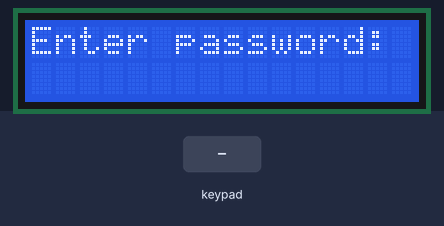
A program run on a simulated Raspberry Pi (BCM pin numbers). Parts: 16×2 character LCD. The inputs (shaded band) are chosen by the test bench. What the program prints to the terminal is not drawn.

Above: at 3.4 s.
3.5 s: keypad keys 1 9 8 4 pressed 0.4 s apart
At 5.6 s:
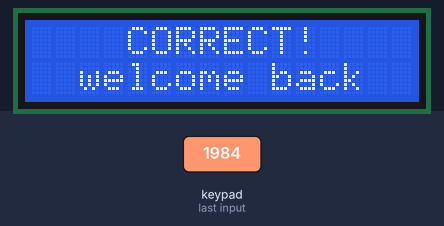
6.6 s: keypad keys 1 9 8 4 # pressed 0.4 s apart
At 8.9 s:
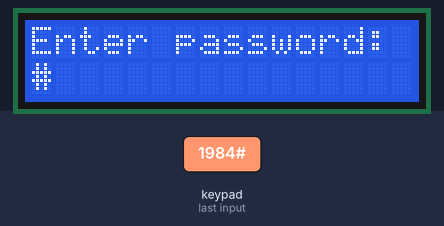
10.1 s: key 'A' pressed
At 11.4 s:
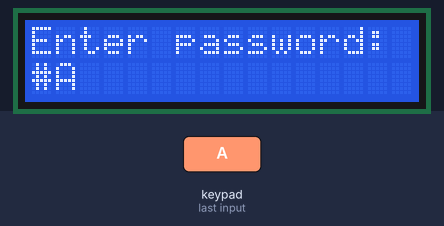
11.7 s: key 'B' pressed
At 12.8 s:
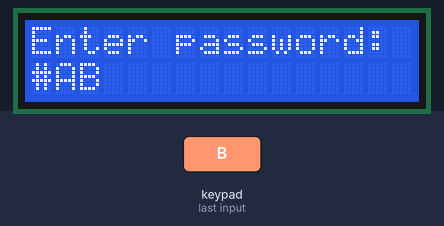
13.3 s: keypad keys 1 9 8 4 * pressed 0.4 s apart
At 14.1 s:
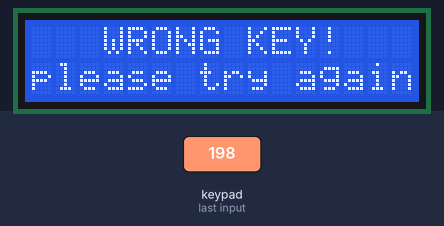
17.4 s: key 'C' pressed
At 18.9 s:
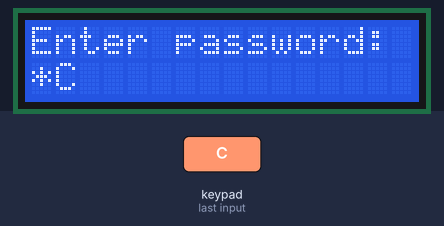
Timing chart, 0 to 20.0 s (numbered marks = the images above; inputs shaded):
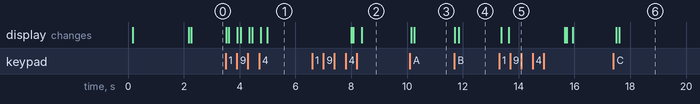

Measured:
- after the input at 3.5 s, the display: first changes at once (image 1 shows a later state)
- after the input at 6.6 s, the display: first differs from a run without the input after 1.8 s (image 2)
- after the input at 10.1 s, the display: first changes after 0.05 s (image 3 shows a later state)
- after the input at 11.7 s, the display: first changes at once (image 4 shows a later state)
- after the input at 13.3 s, the display: first changes after 0.09 s (image 5 shows a later state)
- after the input at 17.4 s, the display: first changes after 0.10 s (image 6 shows a later state)

The program:

3.1.6_PasswordLock.py
```python
#!/usr/bin/env python3
"""
Password Lock System
4x4 Keypad + LCD1602 Display

This program creates a password lock system using a 4x4 matrix keypad
for input and an LCD1602 display for user interface.
"""

import time
import signal
import sys
try:
    import smbus
    import RPi.GPIO as GPIO
except ImportError:
    print("❌ Required libraries not found!")
    print("Please install: sudo apt-get install python3-smbus python3-rpi.gpio")
    sys.exit(1)

# --- Hardware Configuration ---
LCD_ADDR = 0x27
LCD_BACKLIGHT = 0x08
PASSWORD_LENGTH = 4

# --- Pin Configuration ---
ROW_PINS = [18, 23, 24, 25]      # GPIO pins for keypad rows
COL_PINS = [10, 22, 27, 17]      # GPIO pins for keypad columns

# --- Keypad Layout ---
KEYPAD_LAYOUT = [
    ['1', '2', '3', 'A'],
    ['4', '5', '6', 'B'],
    ['7', '8', '9', 'C'],
    ['*', '0', '#', 'D']
]

# --- Password Configuration ---
CORRECT_PASSWORD = "1984"
entered_password = ""

# --- Global Variables ---
bus = None

class PasswordLock:
    """Password lock system combining 4x4 keypad and LCD1602 display"""

    def __init__(self):
        """Initialize the password lock system"""
        self.setup_hardware()

    def lcd_write_byte(self, data):
        """Write data to LCD via I2C"""
        temp = data | LCD_BACKLIGHT  # Keep backlight on
        bus.write_byte(LCD_ADDR, temp)

    def lcd_send_command(self, command):
        """Send command to LCD"""
        # Send upper 4 bits
        buffer = command & 0xF0
        buffer |= 0x04  # RS=0, RW=0, EN=1
        self.lcd_write_byte(buffer)
        time.sleep(0.002)
        buffer &= 0xFB  # EN=0
        self.lcd_write_byte(buffer)

        # Send lower 4 bits
        buffer = (command & 0x0F) << 4
        buffer |= 0x04  # RS=0, RW=0, EN=1
        self.lcd_write_byte(buffer)
        time.sleep(0.002)
        buffer &= 0xFB  # EN=0
        self.lcd_write_byte(buffer)

    def lcd_send_data(self, data):
        """Send data to LCD"""
        # Send upper 4 bits
        buffer = data & 0xF0
        buffer |= 0x05  # RS=1, RW=0, EN=1
        self.lcd_write_byte(buffer)
        time.sleep(0.002)
        buffer &= 0xFB  # EN=0
        self.lcd_write_byte(buffer)

        # Send lower 4 bits
        buffer = (data & 0x0F) << 4
        buffer |= 0x05  # RS=1, RW=0, EN=1
        self.lcd_write_byte(buffer)
        time.sleep(0.002)
        buffer &= 0xFB  # EN=0
        self.lcd_write_byte(buffer)

    def lcd_init(self):
        """Initialize LCD display"""
        print("📺 Initializing LCD display...")

        try:
            self.lcd_send_command(0x33)  # Initialize to 8-bit mode
            time.sleep(0.005)
            self.lcd_send_command(0x32)  # Switch to 4-bit mode
            time.sleep(0.005)
            self.lcd_send_command(0x28)  # 2 lines, 5x7 dots
            time.sleep(0.005)
            self.lcd_send_command(0x0C)  # Display on, cursor off
            time.sleep(0.005)
            self.lcd_send_command(0x01)  # Clear screen
            time.sleep(0.002)
            bus.write_byte(LCD_ADDR, LCD_BACKLIGHT)

            print("✅ LCD ready!")
        except Exception as e:
            print(f"❌ LCD initialization failed: {e}")
            self.cleanup_exit(None)

    def lcd_clear(self):
        """Clear LCD screen"""
        self.lcd_send_command(0x01)
        time.sleep(0.002)

    def lcd_display_text(self, x, y, text):
        """Display text on LCD at specified position"""
        # Set cursor position
        address = 0x80 + (0x40 * y) + x
        self.lcd_send_command(address)

        # Send text characters
        for char in text:
            self.lcd_send_data(ord(char))

    def keypad_init(self):
        """Initialize keypad pins"""
        print("⌨️ Initializing keypad...")

        # Setup row pins as outputs
        for pin in ROW_PINS:
            GPIO.setup(pin, GPIO.OUT)
            GPIO.output(pin, GPIO.LOW)

        # Setup column pins as inputs with pull-down resistors
        for pin in COL_PINS:
            GPIO.setup(pin, GPIO.IN, pull_up_down=GPIO.PUD_DOWN)

        print("✅ Keypad ready!")

    def scan_keypad(self):
        """Scan keypad for pressed key"""
        for row in range(4):
            # Activate current row
            GPIO.output(ROW_PINS[row], GPIO.HIGH)
            time.sleep(0.001)  # Small delay for signal stability

            # Check each column
            for col in range(4):
                if GPIO.input(COL_PINS[col]) == GPIO.HIGH:
                    GPIO.output(ROW_PINS[row], GPIO.LOW)  # Deactivate row
                    return KEYPAD_LAYOUT[row][col]

            # Deactivate current row
            GPIO.output(ROW_PINS[row], GPIO.LOW)

        return None  # No key pressed

    def verify_password(self):
        """Check if entered password matches correct password"""
        return entered_password == CORRECT_PASSWORD

    def reset_password_entry(self):
        """Reset password entry"""
        global entered_password
        entered_password = ""

    def display_password_entry(self):
        """Display password entry screen"""
        self.lcd_clear()
        self.lcd_display_text(0, 0, "Enter password:")
        # Show entered digits
        for i in range(len(entered_password)):
            self.lcd_display_text(i, 1, entered_password[i])

    def handle_success(self):
        """Handle successful password entry"""
        print("✅ Password correct!")
        self.lcd_clear()
        self.lcd_display_text(4, 0, "CORRECT!")
        self.lcd_display_text(2, 1, "welcome back")
        time.sleep(3)
        self.reset_password_entry()

    def handle_failure(self):
        """Handle failed password entry"""
        print("❌ Wrong password!")
        self.lcd_clear()
        self.lcd_display_text(3, 0, "WRONG KEY!")
        self.lcd_display_text(0, 1, "please try again")
        time.sleep(2)
        self.reset_password_entry()

    def setup_hardware(self):
        """Initialize hardware components"""
        global bus

        print("🔧 Initializing Password Lock System...")

        # Setup GPIO
        GPIO.setmode(GPIO.BCM)
        GPIO.setwarnings(False)

        # Setup I2C for LCD
        try:
            bus = smbus.SMBus(1)  # I2C bus 1
            self.lcd_init()
        except Exception as e:
            print(f"❌ LCD setup failed: {e}")
            self.cleanup_exit(None)

        # Setup keypad
        self.keypad_init()

        print("🔐 Password Lock System ready!")
        print(f"Default password: {CORRECT_PASSWORD}\n")

    def password_lock_loop(self):
        """Main password lock loop"""
        global entered_password

        last_key = None

        # Display welcome screen
        self.lcd_clear()
        self.lcd_display_text(0, 0, "WELCOME!")
        self.lcd_display_text(2, 1, "Enter password")
        time.sleep(2)

        self.display_password_entry()

        print("🔐 Password lock active...")
        print("Enter 4-digit password using keypad")
        print("Press Ctrl+C to exit\n")

        try:
            while True:
                current_key = self.scan_keypad()

                # Process key press (only on new press, not hold)
                if current_key and current_key != last_key:
                    print(f"🔑 Key pressed: {current_key}")

                    # Add key to password if there's room
                    if len(entered_password) < PASSWORD_LENGTH:
                        entered_password += current_key
                        self.display_password_entry()

                    # Check if password is complete
                    if len(entered_password) == PASSWORD_LENGTH:
                        if self.verify_password():
                            self.handle_success()
                        else:
                            self.handle_failure()
                        self.display_password_entry()

                last_key = current_key
                time.sleep(0.1)  # Debounce delay

        except KeyboardInterrupt:
            self.cleanup_exit(None)

    def cleanup_exit(self, signum):
        """Clean up and exit"""
        print("\n🧹 Shutting down password lock system...")

        try:
            self.lcd_clear()
            self.lcd_display_text(4, 0, "GOODBYE!")
            time.sleep(1)
            self.lcd_clear()
        except:
            pass

        # Cleanup GPIO
        GPIO.cleanup()

        print("✅ Goodbye!")
        sys.exit(0)

def main():
    """Main function"""
    print("=== Password Lock System ===")
    print("4x4 Keypad + LCD1602 Display\n")

    # Create password lock system
    password_lock = PasswordLock()

    # Handle Ctrl+C
    signal.signal(signal.SIGINT, password_lock.cleanup_exit)

    # Start password lock loop
    password_lock.password_lock_loop()

if __name__ == '__main__':
    main()
```
